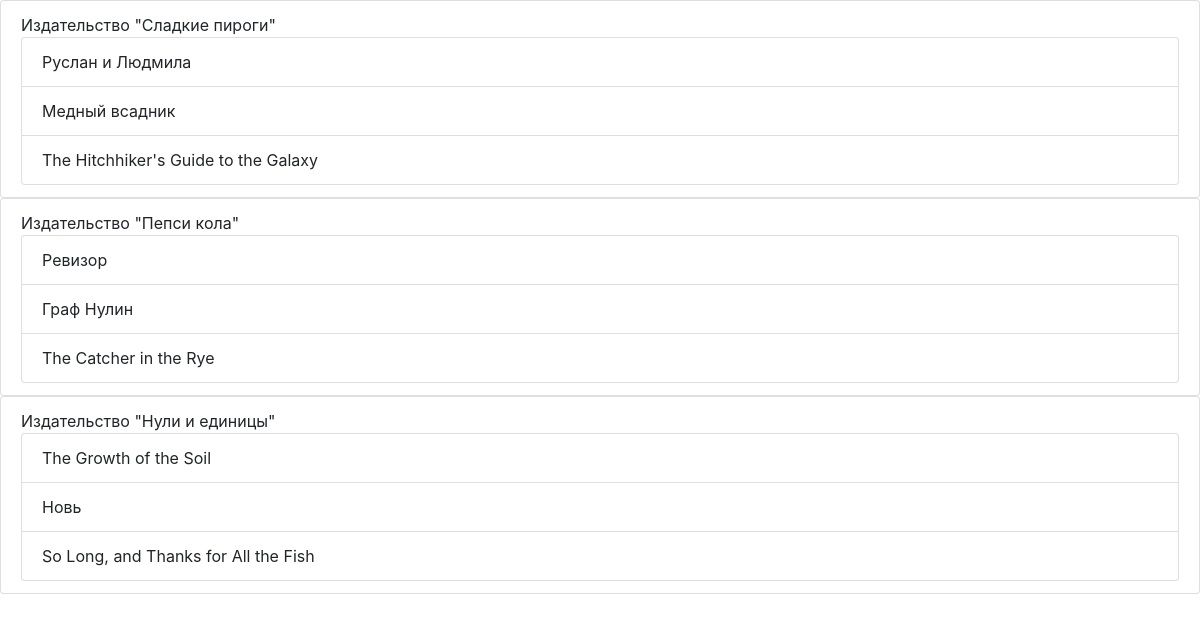
Screenshot of /publishers/ with the database file from the repository.
### p_library/models.py (models this page shows, shortened)
class Publisher(models.Model):
    name = models.CharField(max_length=160)

class Book(models.Model):
    ISBN = models.CharField(max_length=13)
    title = models.TextField()
    description = models.TextField()
    year_release = models.SmallIntegerField()
    author = models.ForeignKey(Author, on_delete=models.CASCADE)
    price = models.DecimalField(max_digits=10, decimal_places=2)
    copy_count = models.SmallIntegerField(default=1)
    publisher = models.ForeignKey(Publisher, on_delete=models.CASCADE, null=True, blank=True, related_name='books')

### p_library/views.py (the view)
# urls.py: path('publishers/', views.publishers)
def publishers(request):
    template = loader.get_template('publishers.html')
    publishers = Publisher.objects.all()
    books = Book.objects.all()
    publishers_data = {
        'publishers': publishers,
        'books': books
    }
    return HttpResponse(template.render(publishers_data, request))

### p_library/templates/publishers.html (shortened to what this page needs)
<!DOCTYPE html>
<html lang="en">
<head>
    <link rel="stylesheet" href="https://stackpath.bootstrapcdn.com/bootstrap/4.3.1/css/bootstrap.min.css">
</head>
<body>
    {% for publisher in publishers %}
        <ul class="list-group">
            <li class="list-group-item">
                Издательство "{{ publisher.name }}"
                <ul class="list-group">
                    {% for book in publisher.books.all %}
                        <li class="list-group-item"> {{ book.title }}</li>
                    {% endfor %}
                </ul>
            </li>
        </ul>
    {% endfor %}
</body>
</html>

### rows the page displays
Publisher: name "Сладкие пироги"
Book: title "Руслан и Людмила"
Book: title "Медный всадник"
Book: title "The Hitchhiker's Guide to the Galaxy"
Publisher: name "Пепси кола"
Book: title "Ревизор"
Book: title "Граф Нулин"
Book: title "The Catcher in the Rye"
Publisher: name "Нули и единицы"
Book: title "The Growth of the Soil"
Book: title "Новь"
Book: title "So Long, and Thanks for All the Fish"
